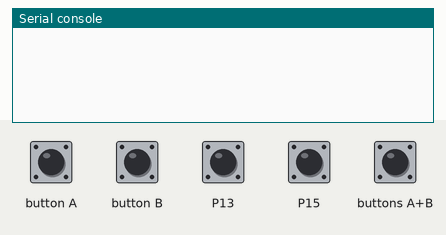
Simulated run of this program. Board: BBC micro:bit (MakeCode). Parts: the last lines printed to the serial console. The inputs (shaded band) are chosen by the test bench; at power-on: P13 HIGH, P15 HIGH. No radio messages arrive unless stated (any console line starting 'radio sent:' is added by the test bench).

Above: at 1.2 s.
1.3 s: button A pressed for 0.15 s
At 1.9 s:
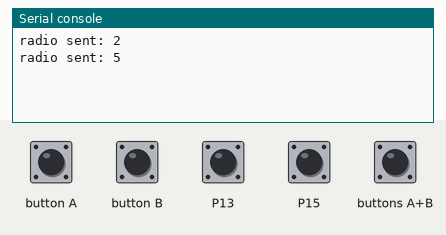
2.9 s: button B pressed for 0.15 s
At 4.2 s:
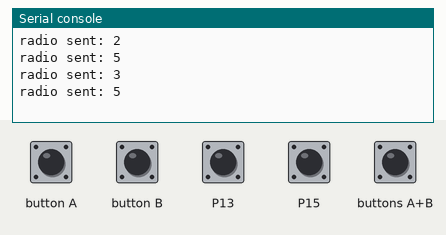
4.5 s: P13 pulled LOW for 0.15 s
At 5.6 s:
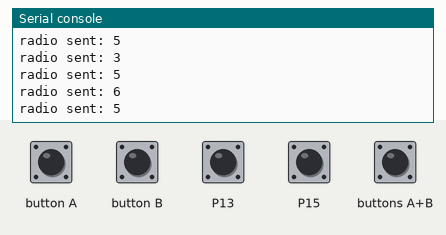
6.1 s: P15 pulled LOW for 0.15 s
At 7.3 s:
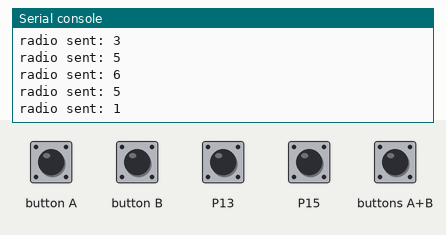
7.7 s: buttons A+B pressed for 0.15 s
At 9.3 s:
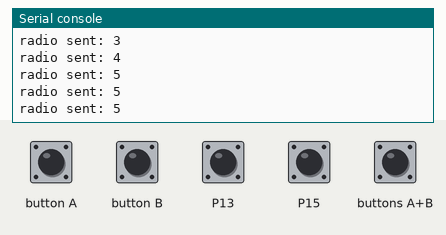
Timing chart, 0 to 10.3 s (numbered marks = the images above; inputs shaded):
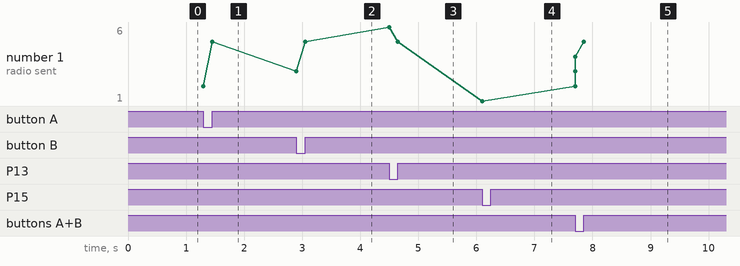

Measured:
- after the input at 1.3 s, the serial console: prints a new line at once (image 1)
- after the input at 2.9 s, the serial console: prints a new line at once (image 2)
- after the input at 4.5 s, the serial console: prints a new line at once (image 3)
- after the input at 6.1 s, the serial console: prints a new line at once (image 4)
- after the input at 7.7 s, the serial console: prints a new line at once (image 5)
- plotted number 1: 5 → 1 after the input at 6.1 s, 1 → 5 after the input at 7.7 s

The program:

main.ts
```typescript
control.onEvent(EventBusSource.MICROBIT_ID_IO_P13, EventBusValue.MICROBIT_PIN_EVT_FALL, function () {
    radio.sendNumber(6)
})
control.onEvent(EventBusSource.MICROBIT_ID_BUTTON_A, EventBusValue.MICROBIT_BUTTON_EVT_UP, function () {
    radio.sendNumber(5)
})
control.onEvent(EventBusSource.MICROBIT_ID_BUTTON_AB, EventBusValue.MICROBIT_BUTTON_EVT_UP, function () {
    radio.sendNumber(5)
})
control.onEvent(EventBusSource.MICROBIT_ID_BUTTON_AB, EventBusValue.MICROBIT_BUTTON_EVT_DOWN, function () {
    radio.sendNumber(4)
})
control.onEvent(EventBusSource.MICROBIT_ID_IO_P13, EventBusValue.MICROBIT_PIN_EVT_RISE, function () {
    radio.sendNumber(5)
})
control.onEvent(EventBusSource.MICROBIT_ID_BUTTON_A, EventBusValue.MICROBIT_BUTTON_EVT_DOWN, function () {
    radio.sendNumber(2)
})
control.onEvent(EventBusSource.MICROBIT_ID_BUTTON_B, EventBusValue.MICROBIT_BUTTON_EVT_UP, function () {
    radio.sendNumber(5)
})
control.onEvent(EventBusSource.MICROBIT_ID_BUTTON_B, EventBusValue.MICROBIT_BUTTON_EVT_DOWN, function () {
    radio.sendNumber(3)
})
control.onEvent(EventBusSource.MICROBIT_ID_IO_P15, EventBusValue.MICROBIT_PIN_EVT_FALL, function () {
    radio.sendNumber(1)
})
radio.setGroup(152)
pins.setPull(DigitalPin.P13, PinPullMode.PullUp)
pins.setPull(DigitalPin.P15, PinPullMode.PullUp)
pins.setEvents(DigitalPin.P13, PinEventType.Edge)
pins.setEvents(DigitalPin.P15, PinEventType.Edge)
```

test.ts
```typescript
// les tests vont ici ; cela ne sera pas compilé si ce paquet est utilisé en tant qu'extension.
```
